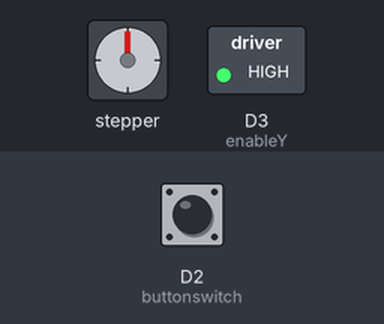
A program run on a simulated STM32 Nucleo. Shown: stepper motor, switched loads named in the program (green lamp = pin HIGH). Wiring (inferred from the names in the program): stepper motor driver (200 steps per turn assumed): step D7; direction D8; enable D6. The inputs (shaded band) are chosen by the test bench; at power-on: D2 (buttonswitch) HIGH. Pins used as bus, display or sensor lines are not drawn; what the program prints to the serial monitor is not drawn.

Above: at 1.2 s.
1.3 s: D2 (buttonswitch) pulled LOW for 3.2 s
At 2.8 s:
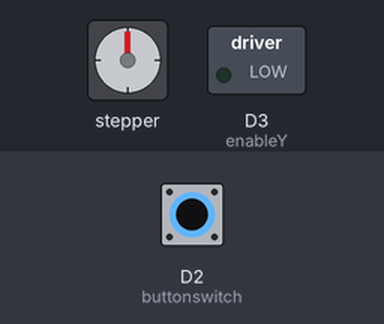
6.0 s: D2 (buttonswitch) pulled LOW for 0.15 s
At 7.6 s:
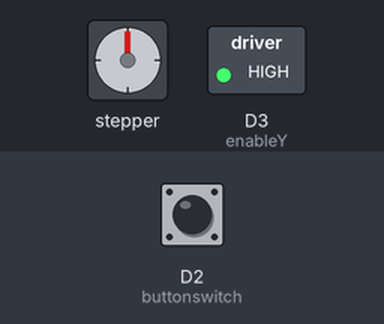
8.5 s: D2 (buttonswitch) pulled LOW for 1 s
At 10.7 s:
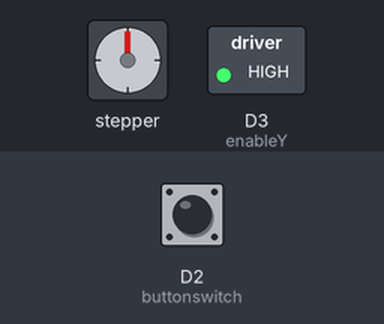
11.0 s: D2 (buttonswitch) driven LOW
At 12.6 s:
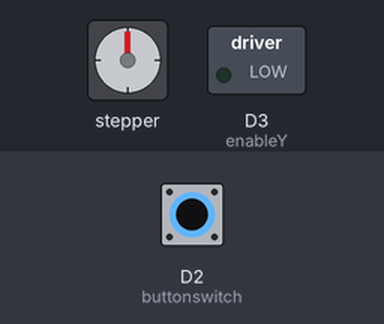
14.0 s: D2 (buttonswitch) driven HIGH
At 14.9 s:
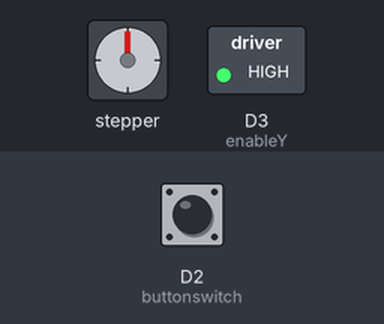
15.6 s: D2 (buttonswitch) driven LOW
At 17.3 s:
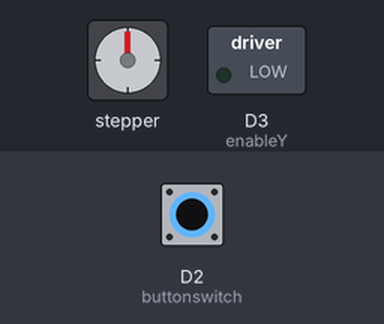
Timing chart, 0 to 66.1 s (numbered marks = the images above; inputs shaded):
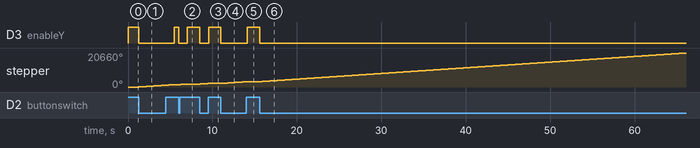

Measured:
- after the input at 1.3 s, D3 (enableY): HIGH → LOW at once, → HIGH 4.2 s later; stepper: turns 1440° clockwise in 4.2 s, starting at once
- after the input at 6.0 s, D3 (enableY): HIGH → LOW at once, → HIGH 1.0 s later; stepper: turns 360° clockwise in 1.0 s, starting at once
- after the input at 8.5 s, D3 (enableY): HIGH → LOW at once, → HIGH 1.0 s later; stepper: turns 360° clockwise in 1.0 s, starting at once
- after the input at 11.0 s, D3 (enableY): HIGH → LOW at once; stepper: keeps turning clockwise at about 345°/s, starting at once
- after the input at 14.0 s, D3 (enableY): LOW → HIGH after 0.13 s; stepper: goes on until 14.1 s, then stays 3240°
- after the input at 15.6 s, D3 (enableY): HIGH → LOW at once; stepper: keeps turning clockwise at about 345°/s, starting at once

The program:

main.cpp
```cpp
#include <Arduino.h>
/*Motor Control code for the Clinostat, this code uses platformIO to use an STM32 but just copy paste this
code into Arduino IDE for using a standard arduino board. */

// Define all pins
const int buttonswitch = 2;
const int enableX = 6;
const int stepX = 7;
const int directionX = 8;
const int enableY = 3;
const int stepY = 4;
const int directionY = 5;

void setup() {
  Serial.begin(9600);
  Serial.println("Initializing...");

  // Set all pins to outputs except button
  pinMode(buttonswitch, INPUT_PULLUP);  // Button with internal pull-up
  pinMode(enableX, OUTPUT);
  pinMode(stepX, OUTPUT);
  pinMode(directionX, OUTPUT);
  pinMode(enableY, OUTPUT);
  pinMode(stepY, OUTPUT);
  pinMode(directionX, OUTPUT);

  // Set motor directions
  digitalWrite(directionX, HIGH);
  digitalWrite(directionY, HIGH);

  // Disable motors initially
  digitalWrite(enableX, HIGH);
  digitalWrite(enableY, HIGH);

  Serial.println("Initialized!");
}

void loop() {
  int switchState = digitalRead(buttonswitch);
  Serial.print("Switch state: ");
  Serial.println(switchState);
  //delay(100);  // Just to prevent serial flooding

  if (switchState == LOW) {
    Serial.println("Button Switched ON - Motors Running");

    // Enable motors
    digitalWrite(enableX, LOW);
    digitalWrite(enableY, LOW);

    // Step motors 200 times
    for (int i = 0; i < 200; i++) {
      digitalWrite(stepX, HIGH);
      digitalWrite(stepX, LOW);
      delayMicroseconds(200);
      // X Motor Controls ^^^
      digitalWrite(stepY, HIGH);
      digitalWrite(stepY, LOW);
      delayMicroseconds(5000);
      // Y Motor Controls ^^^
    }

    // Optional: disable motors again
    digitalWrite(enableX, HIGH);
    digitalWrite(enableY, HIGH);

    Serial.println("Motors Disabled");
  }
}
```
